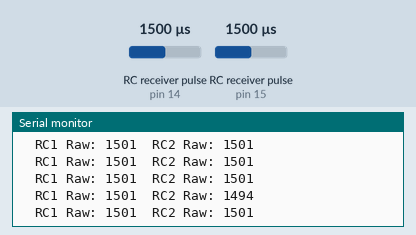
A sketch run on a simulated Arduino Uno, built with avr-gcc and run on an emulated ATmega328P. Shown: the last lines printed to the serial monitor. Wiring (inferred from the names in the program): 2 × RC receiver channel: data pin 14 / data pin 15. The test bench sets the inputs (shaded band); at power-on: RC receiver pulse (sensors on pin 14, pin 15) 1500 µs.

Above: at 1.2 s.
1.3 s: RC receiver pulse (sensor on pin 14) set to 1020 µs
At 2.2 s:
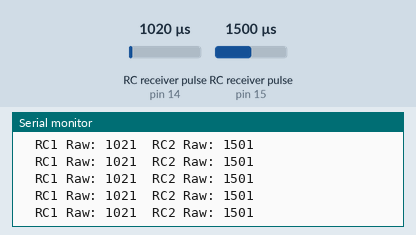
4.3 s: RC receiver pulse (sensor on pin 14) set to 1750 µs
At 5.2 s:
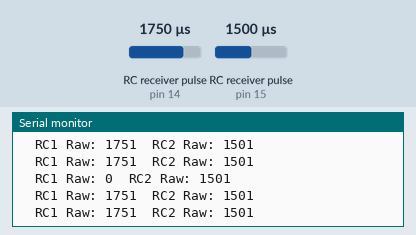
7.3 s: RC receiver pulse (sensor on pin 15) set to 1020 µs
At 8.4 s:
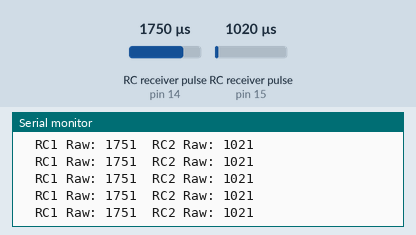
10.3 s: RC receiver pulse (sensor on pin 15) set to 1250 µs
At 11.3 s:
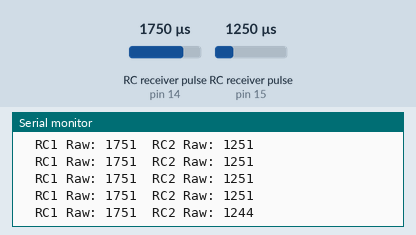
13.3 s: RC receiver pulse (sensor on pin 14) set to 1250 µs
At 14.0 s:
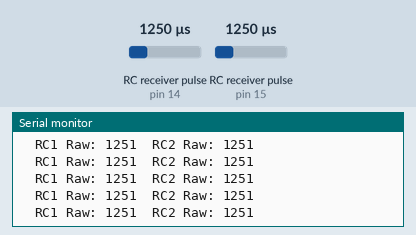
22.3 s: RC receiver pulse (sensor on pin 14) set to 1020 µs
At 23.3 s:
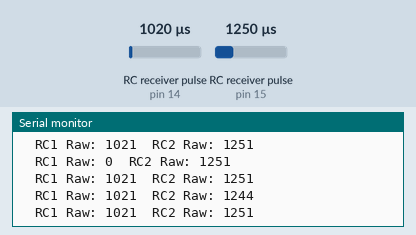
Timing chart, 0 to 25.3 s (numbered marks = the images above; inputs shaded):
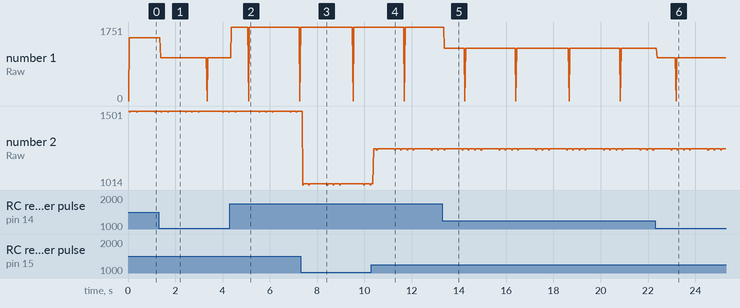

Measured:
- after the input at 1.3 s, the serial monitor: prints a new line after 0.08 s (image 1)
- after the input at 4.3 s, the serial monitor: prints a new line after 0.08 s (image 2)
- after the input at 7.3 s, the serial monitor: prints a new line after 0.10 s (image 3)
- after the input at 10.3 s, the serial monitor: prints a new line after 0.09 s (image 4)
- after the input at 13.3 s, the serial monitor: prints a new line after 0.08 s (image 5)
- after the input at 22.3 s, the serial monitor: prints a new line after 0.09 s (image 6)
- plotted number 1: 1501 → 1021 after the input at 1.3 s, 1021 → 1751 after the input at 4.3 s, 1251 → 1021 after the input at 22.3 s
- plotted number 2: 1021 → 1251 after the input at 10.3 s

The sketch:

rc_test.ino
```cpp
// declare R/C inputs
int rc1 = 14;
int rc2 = 15;
int rc1_val = 0;
int rc2_val = 0;

void setup(){
  Serial.begin(9600);
  pinMode(INPUT, rc1);
  pinMode(INPUT, rc2);
}

void loop(){
 rc1_val = pulseIn(rc1, HIGH, 20000);
 rc2_val = pulseIn(rc2, HIGH, 20000);
 Serial.print("  RC1 Raw: ");
 Serial.print(rc1_val);
 Serial.print("  RC2 Raw: ");
 Serial.print(rc2_val);
 Serial.println("");
}
```
